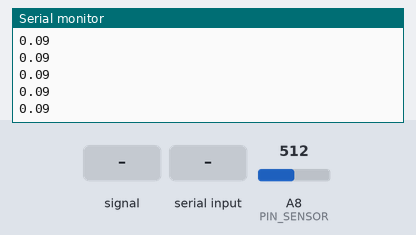
Recording of a sketch running on a simulated Arduino Mega 2560, built with avr-gcc and run on an emulated ATmega2560. Shown: the last lines printed to the serial monitor. Inputs (shaded band) come from the test bench; at power-on: A8 (PIN_SENSOR) = 512.

Above: at 1.3 s.
1.4 s: A8 (PIN_SENSOR) fed a 200 Hz sine of ±81 counts around its level
At 2.1 s:
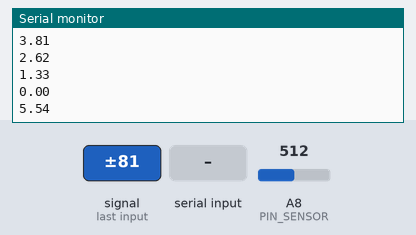
2.9 s: A8 (PIN_SENSOR) set to 716
At 3.9 s:
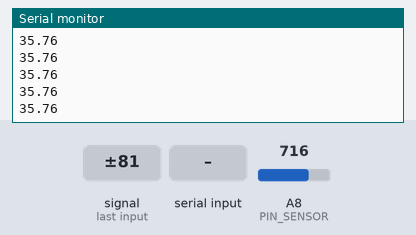
4.4 s: "c" received over Serial
5.9 s: A8 (PIN_SENSOR) set to 900
At 6.5 s:
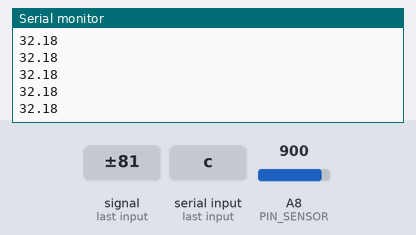
Timing chart, 0 to 8.4 s (numbered marks = the images above; inputs shaded):
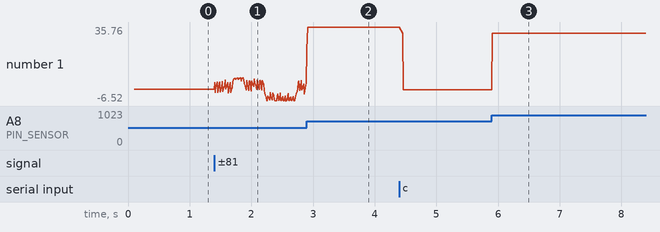

Measured:
- after the input at 1.4 s, the serial monitor: prints a new line at once (image 1)
- after the input at 5.9 s, the serial monitor: prints a new line at once (image 3)
- plotted number 1: 0.09 → 3.58 after the input at 1.4 s, 0 → 32.18 after the input at 5.9 s

The sketch:

MPXV7007DP_meas.ino
```cpp
#define PIN_SENSOR  A8

// Ajuste se necessário:
const int   ADC_MAX = 1023;         // resolução do ADC (10 bits)
const float VSUPPLY = 5.0;          // alimentação do sensor (normalmente 5V)
const float VOUT_AT_0KPA = 2.5;  // ~2.5V em 0 kPa
const float SENS_V_PER_KPA = 0.285;   // ≈0.285714 V/kPa para o 7007
const float KPA_TO_CMH2O = 10.1972;        // 1 kPa = 10.1972 cmH2O

// Filtro média móvel
const int   N_AVG = 10;
float fifo[N_AVG];
int   idx = 0;
bool  filled = false;

// “Tara” (offset de zero em cmH2O)
float zeroOffset_cmh2o = 0.0;

void setup() {
  Serial.begin(115200);
  delay(100);

  for (int i = 0; i < N_AVG; i++) fifo[i] = 0;
}

void loop() {

  if (Serial.available() > 0) {
    char c = Serial.read();

    if (c == 'c') {
      zeroSensor(10);
    }
  }

  // Leitura e filtragem
  float v = readVoltage(PIN_SENSOR);
  float cmH2O = voltageToCmH2O(v) - zeroOffset_cmh2o;
  float cmH2O_f = movingAverage(cmH2O);

  // Saída
  static unsigned long t0 = 0;
  if (millis() - t0 >= 10) { // a cada 100 ms
    t0 = millis();

    Serial.println(cmH2O_f, 2);
  }
}

// -------- Funções --------
float readVoltage(byte pin) {
  int raw = analogRead(pin);
  return (raw * (VSUPPLY / ADC_MAX));
}

float voltageToCmH2O(float vout) {
  // Converte tensão -> kPa -> cmH2O
  float pkPa = (vout - VOUT_AT_0KPA) / SENS_V_PER_KPA; // kPa (positivo = P1 > P2)
  return pkPa * KPA_TO_CMH2O;                           // cmH2O
}

float movingAverage(float x) {
  fifo[idx++] = x;
  if (idx >= N_AVG) { idx = 0; filled = true; }
  int n = filled ? N_AVG : idx;
  float s = 0;
  for (int i = 0; i < n; i++) s += fifo[i];
  return s / n;
}

void zeroSensor(int samples) {
  // Mede parado e define offset (tara) em cmH2O
  float s = 0;
  for (int i = 0; i < samples; i++) {
    s += voltageToCmH2O(readVoltage(PIN_SENSOR));
    delay(5);
  }
  zeroOffset_cmh2o = s / samples;
}
```
